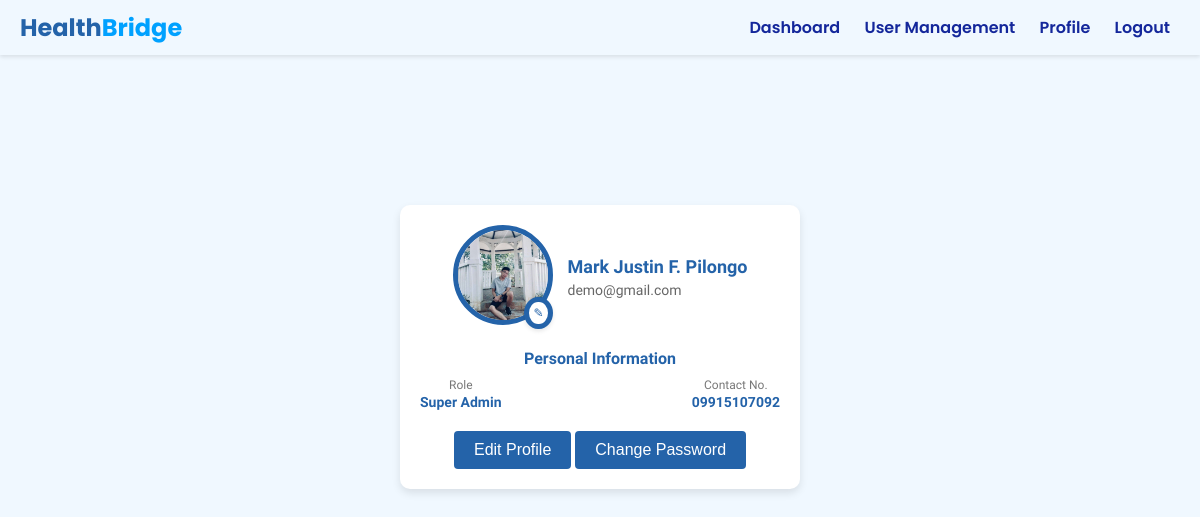
/admin_profile/ (signed in), run on the app's committed database.
### main/models.py (models this page shows, shortened)
class Admin(models.Model):
    admin_id = models.AutoField(primary_key=True)
    email = models.EmailField(unique=True)
    password = models.CharField(max_length=255)
    contact_number = models.CharField(max_length=15, blank=True, null=True)
    full_name = models.CharField(max_length=255, blank=True, null=True)
    profile_image = models.ImageField(upload_to='admin_profile_pics/', blank=True, null=True)
    role = models.CharField(max_length=50, default='Super Admin')

### main/views.py (the view, shortened to what this page needs)
# urls.py: path('admin_profile/', views.admin_profile, name='admin_profile'),
@admin_login_required
def admin_profile(request):
    if 'admin_id' not in request.session:
        return redirect('admin_login')
    admin_email = request.session['admin_email']
    admin = models.Admin.objects.get(email=admin_email)
    return render(request, 'superadminside/profile.html', {'admin': admin, 'role': admin.role})

### main/views.py (called while the page is built)
def admin_login_required(view_func):
    @wraps(view_func)
    def _wrapped_view(request, *args, **kwargs):
        if 'admin_id' not in request.session:
            return redirect('admin_login')  # Redirect to the admin login page
        return view_func(request, *args, **kwargs)
    return _wrapped_view

### main/templates/superadminside/profile.html (shortened to what this page needs)
{% load static %}
<!DOCTYPE html>
<html lang="en">
<head>
    <link rel="stylesheet" href="{% static 'css/superadmin/profile.css' %}">
    <link rel="stylesheet" href="{% static 'css/header.css' %}">
    <link href='https://unpkg.com/boxicons@2.1.1/css/boxicons.min.css' rel='stylesheet'>
    <link rel="stylesheet" href="https://cdnjs.cloudflare.com/ajax/libs/font-awesome/6.0.0-beta3/css/all.min.css">
</head>
<body>
    {% include 'includes/superadmin_header.html' %}
    <main>
        <div class="profile-card">
            <div class="profile-header">
                <div class="profile-image-wrapper">
                    <img src="{% if admin.profile_image %}{{ admin.profile_image.url }}{% else %}/static/img/default-profile.jpg{% endif %}" alt="Profile Image" class="profile-image" />
                    <span class="edit-icon">✎</span>
                </div>
                <div class="profile-info">
                    <h2>{{ admin.full_name }}</h2>
                    <p>{{ admin.email }}</p>
                </div>
            </div>
            <div class="personal-info">
                <h3>Personal Information</h3>
                <div class="info-row">
                    <div class="info-column">
                        <p>Role</p>
                        <strong>{{ role }}</strong>
                    </div>
                    <div class="info-column">
                        <p>Contact No.</p>
                        <strong>{{ admin.contact_number }}</strong>
                    </div>
                </div>
            </div>
            <div class="profile-actions">
                <button class="btn" id="edit-profile-btn">Edit Profile</button>
                <button class="btn" id="change-password-btn">Change Password</button>
            </div>
        </div>
    </main>
    {% load static %}
</body>
</html>

### main/static/css/superadmin/profile.css (style rules this page uses)
html, body { height: 100%; margin: 0; padding: 0; font-family: 'Montserrat', sans-serif; background-color: #f0f8ff; }
main { margin-top: 150px; display: flex; justify-content: center; align-items: center; }
.profile-card { width: 400px; background-color: #fff; border-radius: 10px; box-shadow: 0px 4px 8px rgba(0, 0, 0, 0.1); padding: 20px; text-align: center; }
.profile-header { display: flex; align-items: center; justify-content: center; position: relative; margin-bottom: 20px; }
.profile-image-wrapper { position: relative; }
.profile-image { cursor: pointer; width: 100px; height: 100px; border-radius: 50%; border: 5px solid #2463A9; object-fit: cover; }
.edit-icon { cursor: pointer; position: absolute; bottom: 0; right: 0; background-color: #fff; color: #2463A9; border: 5px solid #2463A9; border-radius: 50%; padding: 4px; font-size: 12px; box-shadow: 0px 2px 4px rgba(0, 0, 0, 0.1); }
.profile-info { cursor: default; text-align: left; margin-left: 15px; }
.profile-info h2 { font-size: 18px; margin: 0; color: #2463A9; }
.profile-info p { font-size: 14px; color: #666; margin: 5px 0 0 0; }
.personal-info h3 { cursor: default; font-size: 16px; color: #2463A9; margin-bottom: 10px; }
.info-row { cursor: default; display: flex; justify-content: space-between; }
.info-column p { margin: 0; font-size: 12px; color: #777; }
.info-column strong { font-size: 14px; color: #2463A9; }
.profile-actions { margin-top: 20px; }
.btn { padding: 10px 20px; background-color: #2463A9; color: #fff; border: none; border-radius: 5px; cursor: pointer; font-size: 14px; transition: background-color 0.3s; }
.btn { font-size: 16px; padding: 10px 20px; border: none; border-radius: 4px; cursor: pointer; }

### main/static/css/header.css (style rules this page uses)
* { box-sizing: border-box; margin: 0; padding: 0; }

### data on the page
Admin: profile_image (placeholder picture), full_name "Mark Justin F. Pilongo", email "demo@gmail.com", role "Super Admin", contact_number "09915107092"
